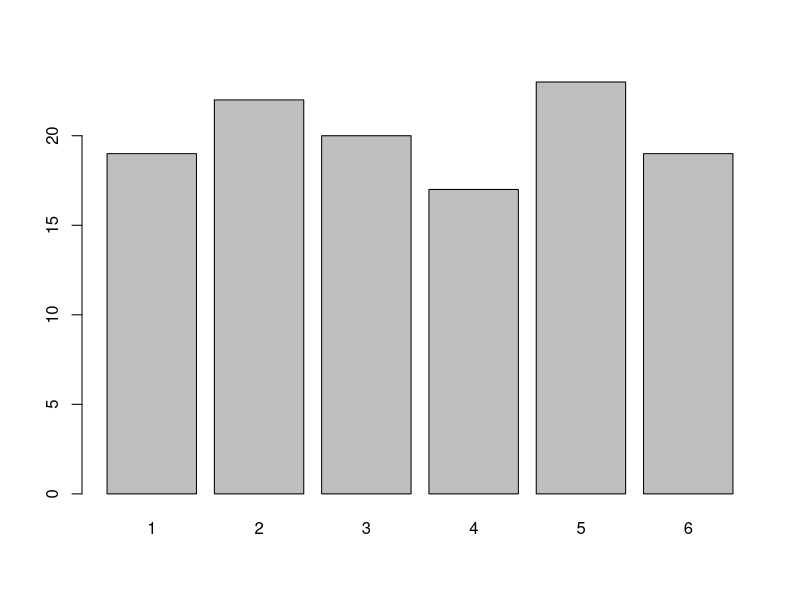
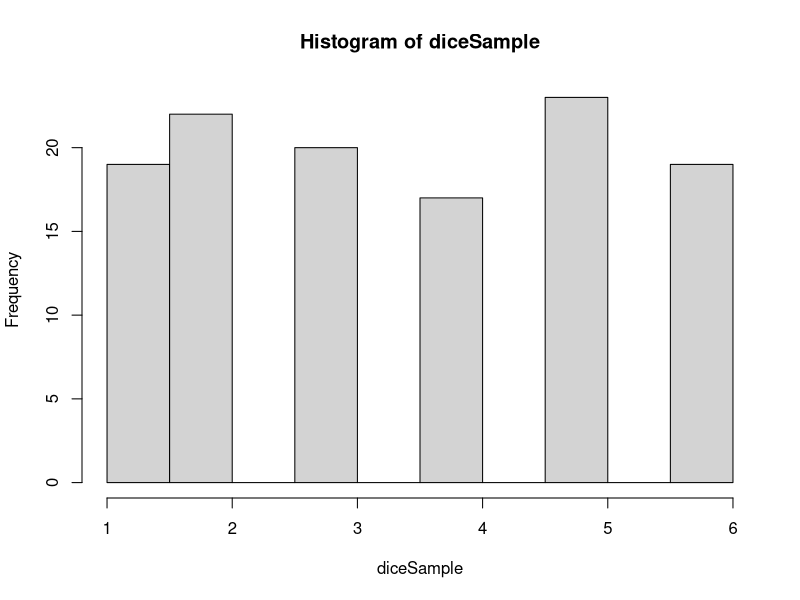
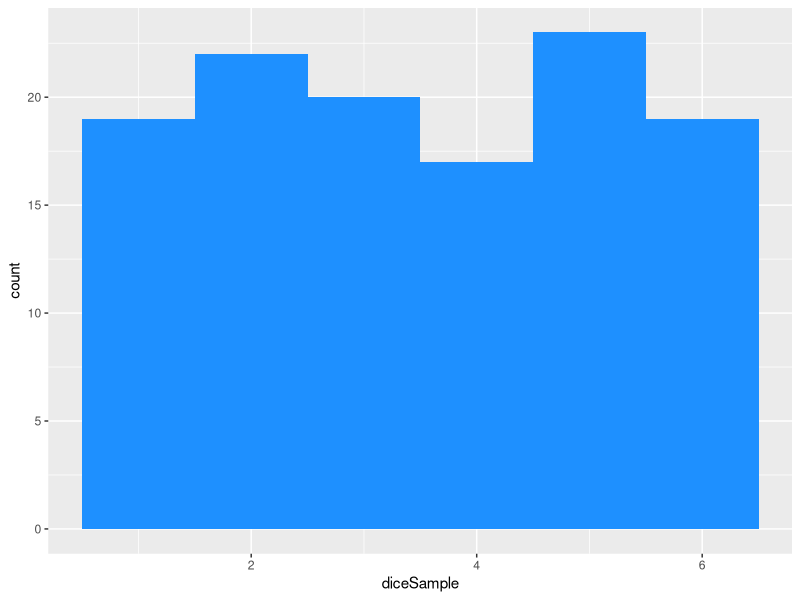

Reproduce these figures in R, in order.


# Question 1
pmf.W <- function(w) {
      5*w / (6 * (1 + w^2))
}

# a) is valid PDF since it sums to 1
sum(pmf.W(1) + pmf.W(2) + pmf.W(3))
# and all values are positive
all(c(pmf.W(1) > 0, pmf.W(2) > 0, pmf.W(3) > 0))


# b) find E(W)
mu.W <- pmf.W(1) * 1 + pmf.W(2) * 2 + pmf.W(3) * 3
mu.W

# c) var(W)
# E(W^2)
mu2.W <- pmf.W(1) * 1^2 + pmf.W(2) * 2^2 + pmf.W(3) * 3^3
mu2.W
# V(W)
var.w <- mu2.W - mu.W^2 
var.w


# d) TODO why not the same as above? 
var.another.W <- pmf.W(1)*(1-mu.W)^2 + pmf.W(2)*(2-mu.W)^2 + pmf.W(3)*(3-mu.W)^2
var.another.W




# NUMBER 2 Integration
f.X <- function(x) { 2*(1 - x) }
# a)
integrate(f.X, 0, 1) # so is valid prob func
# b)
f.ex <- function(x) {2*x*(1-x)}
EX <- integrate(f.ex, 0, 1)
EX 
names(EX)
EX$value
# c)
f.var <- function(x) { (x - EX$value)^2 * 2 * (1 - x)}
VAR.X <- integrate(f.var, 0, 1)
VAR.X$value




# NUMBER 3 Dice
# a)
diceSample <- sample(1:6, size=120, replace=TRUE, prob=c(1/6, 1/6, 1/6, 1/6, 1/6, 1/6))
table(diceSample)/120
# b) 
mean(diceSample) # true = 3.5
sqrt(var(diceSample)) # true = 1.708
# c)
barplot(table(diceSample))
hist(diceSample)
library(ggplot2)
df <- data.frame(diceSample)
ggplot(df, aes(diceSample)) + geom_histogram(binwidth=1, fill='dodgerblue')
